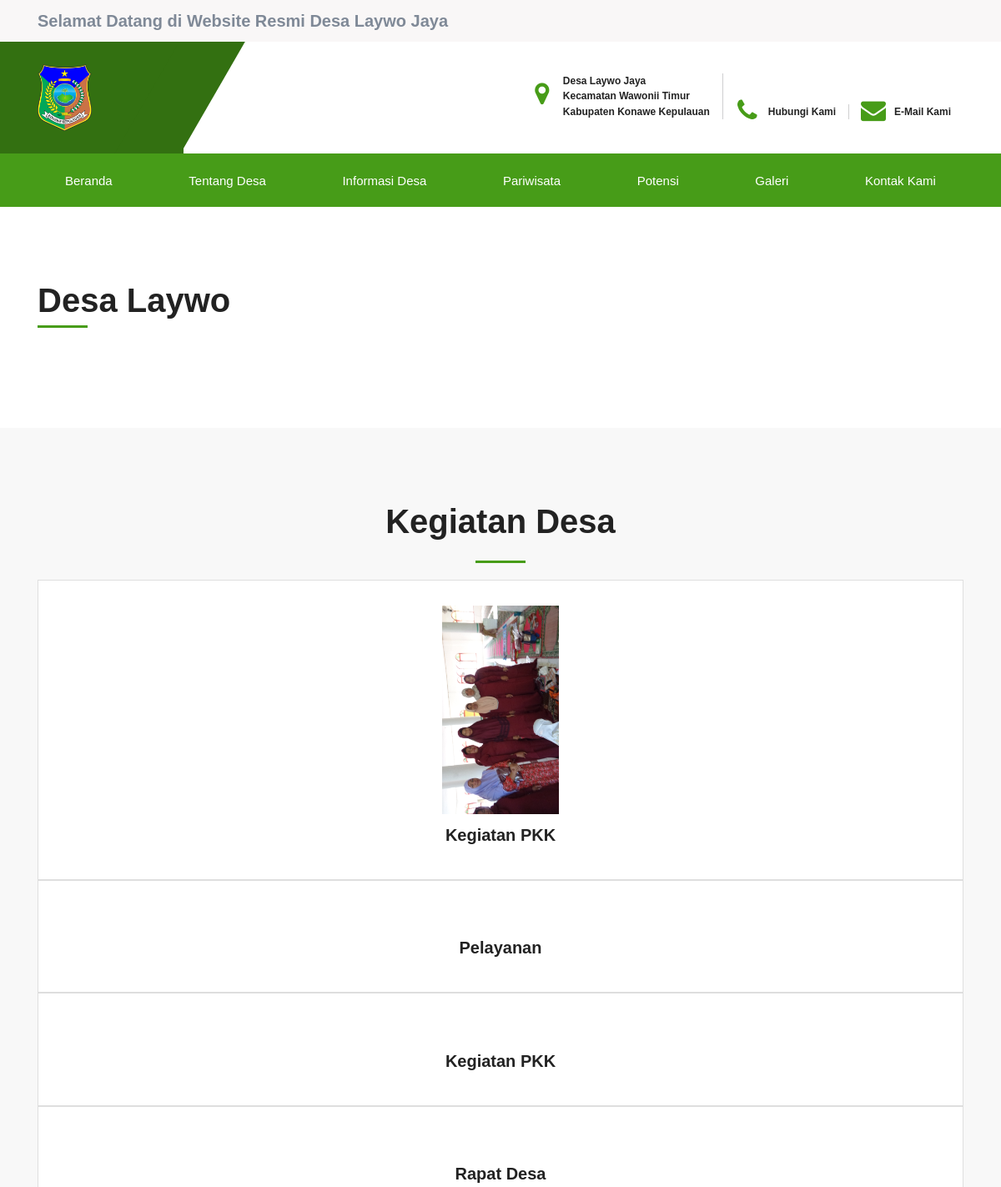
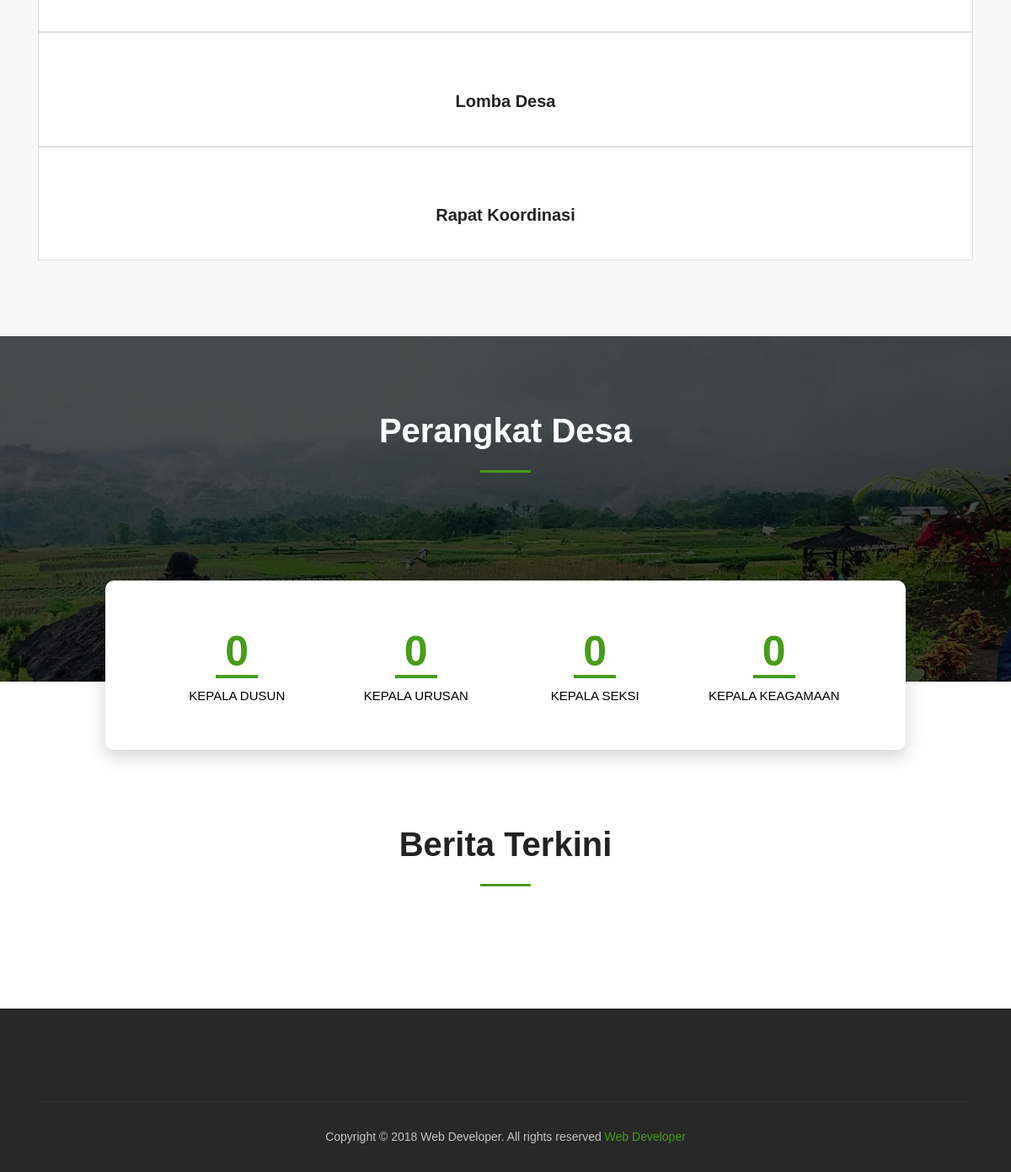
The page / on the database its author committed (2 pictures, top to bottom).
### tables this page shows
CREATE TABLE `table_kegiatan` (
  `image_id` int(11) NOT NULL,
  `image_name` varchar(200) NOT NULL,
  `image_desc` text NOT NULL,
  `image_file` text NOT NULL
);

### application/controllers/Home.php (called while the page is built, shortened)
<?php
class Home extends CI_Controller {
    function __construct() {
        $this->load->model("M_login");
        $this->load->model("M_gambar");
        $this->load->model("M_berita");
        $this->load->model("M_perangkat");
    		$this->load->model("M_foto");
    		$this->load->model("M_foto_kegiatan");
    		$this->load->model("M_video");
        $this->load->model("M_agenda");
		    $this->load->model("M_potensi");
		    $this->load->model("M_pariwisata");
		    $this->load->model("M_visi");
		    $this->load->model("M_sejarah_desa");
		    $this->load->model("M_sejarah_pemerintahan");
		    $this->load->model("M_perangkat");
		    $this->load->model("M_fasilitas");
		    $this->load->model("M_belanja");
		    $this->load->model("M_pendapatan");
        $this->load->model("M_jenis");
        $this->load->model("M_usia");
        $this->load->library("pagination");
    }
    public function index1(){
            $data['gambar']=$this->M_gambar->tampil_data_gambar();
            $data['semua']=$this->M_gambar->tampil_semua_data();
            $data['terkini']=$this->M_gambar->tampil_berita_terkini();
            $this->load->view("frontend/attribute/header.php");
            $this->load->view("frontend/index.php",$data);
            $this->load->view("frontend/attribute/footer.php");
    }
}
?>

### index.php (called while the page is built, shortened)
<?php
require_once BASEPATH.'core/CodeIgniter.php';

### application/models/M_gambar.php (called while the page is built, shortened)
<?php
class M_gambar extends CI_Model{
	public function tampil_semua_data() {
        $query  = $this->db->query("select * from table_kegiatan GROUP BY image_id DESC");
        return $query->result();
    }
}
?>

### application/views/frontend/index.php (the view, shortened to what this page needs)
<section class="padding ptb-xs-40">
	<div class="container">
		<div class="row pb-30">
			<div class="col-md-4 d-flex align-items-center">
				<div class="section_tit">
					<h2>Desa Laywo</h2>
					<span class="b-line l-left sm-l-center"></span>
				</div>
			</div>
			<div class="col-md-8 mt-xs-30 text-center text-md-left">
			</div>
		</div>
	</div>
</section>
<section class="padding ptb-xs-40 gray-bg service_sec">
	<div class="container">
		<div class="row text-center mb-xs-30">
			<div class="col-md-8 offset-md-2 col-lg-6 offset-lg-3">
				<div class="section-title_home">
					<h2>Kegiatan Desa</h2>
					<span class="b-line"></span>
				</div>
			</div>
		</div>
		<div class="row">
			<div class="col-md-12">
				<div class="service_slider_home next_btn_style">
					<?php
				 foreach ($semua as $key1) {
			 	?>
					<div class="service_box">
						<figure>
							<img src="<?php echo base_url()?>assets/foto_kegiatan/<?php echo $key1->image_file;?>" alt="" height="250" />
						</figure>
						<h3><a href="#"><?php echo $key1->image_name;?></a></h3>
					</div>
					<?php
				}
					?>
				</div>
			</div>
		</div>
	</div>
</section>
<section class="padding ptb-xs-40 counter_sec">
	<div class="container">
		<div class="row text-center light-color mb-40 mb-xs-30">
			<div class="col-md-8 offset-md-2 col-lg-6 offset-lg-3">
				<div class="section-title_home">
					<h2>Perangkat Desa</h2>
					<span class="b-line"></span>
				</div>
			</div>
		</div>
	</div>
</section>
<section class="counter_box">
	<div class="container">
		<div class="row">
			<div class="col-lg-10 offset-lg-1">
				<div class="row bg_withe">
					<div class="col-lg-3 col-md-6">
						<div class="single-fact">
							<span class="counter" data-count="3">0</span>
							<p>
							 Kepala Dusun
							</p>
						</div>
					</div>
					<div class="col-lg-3 col-md-6 mt-xs-30">
						<div class="single-fact">
							<span class="counter" data-count="3">0</span>
							<p>
								Kepala Urusan
							</p>
						</div>
					</div>
					<div class="col-lg-3 col-md-6 mt-sm-30 mt-xs-30">
						<div class="single-fact">
							<span class="counter" data-count="3">0</span>
							<p>
								Kepala Seksi
							</p>
						</div>
					</div>
					<div class="col-lg-3 col-md-6 mt-sm-30 mt-xs-30">
						<div class="single-fact">
							<span class="counter" data-count="3">0</span>
							<p>
								Kepala Keagamaan
							</p>
						</div>
					</div>
				</div>
			</div>
		</div>
	</div>
</section>
<section id="work" class="padding ptb-xs-40">
	<div class="container">
		<div class="row text-center mb-40 mb-xs-30">
			<div class="col-md-8 offset-md-2 col-lg-6 offset-lg-3">
				<div class="section-title_home">
					<h2>Berita Terkini</h2>
					<span class="b-line"></span>
				</div>
			</div>
		</div>
	</div>
</section>

### assets/assets/css/index.css (style rules this page uses)
.section-title_home h2 { margin-bottom: 25px; }
.section_tit { width: 100%; }
.service_box { background: #fff; text-align: center; padding: 30px; border: 1px solid #dedede; }
.counter_sec { background: url(../images/bg_87.jpg) no-repeat 0 0; background-size: cover; position: relative; min-height: 410px; }
.counter_sec:before { content: ""; position: absolute; top: 0px; left: 0px; width: 100%; height: 100%; background: rgba(0, 0, 0, 0.70); }
.bg_withe { background: #fff; padding: 50px; text-align: center; border-radius: 10px; box-shadow: 0px 7px 20px 1px rgba(0, 0, 0, 0.17); }
.counter_box .single-fact .counter { color: #ff6b57; position: relative; }
.counter_box .single-fact .counter:before { content: ""; width: 50px; height: 4px; background: #ff6b57; position: absolute; left: 50%; transform: translateX(-50%); bottom: 8px; }
.counter_box .single-fact p { color: #000; }
.counter_box { margin-top: -120px; position: relative; }

### assets/assets/css/theme-color/default.css (style rules this page uses)
nav.navbar.bootsnav, .main_nav ul ul li, .footer_logo ul li a:hover, .points_icon, .cons_man, .tparrows.tp-leftarrow:hover, .tparrows.tp-rightarrow:hover, .feature-box:before, .feature-box:after, .content:before, .content:after, .b-line, .social_team ul li a, .counter_box .single-fact .counter:before, .footer_logo ul li a:hover, .social-link__block a:after { background: #479c18; }
.top-info__block li i, .next_btn_style .owl-controls .owl-nav .owl-prev:hover, .next_btn_style .owl-controls .owl-nav .owl-next:hover, .team_detail span, .counter_box .single-fact .counter, .gallery-heading h4 a, .bg_Testimonial .owl-carousel .owl-controls .owl-nav .owl-prev:hover, .bg_Testimonial .owl-carousel .owl-controls .owl-nav .owl-next:hover, .link_footer ul li a:hover, .footer-latest-news .single-news span, .footer-latest-news .single-news h5 a:hover, .more_btn__block, .bor_top a { color: #479c18; }
.b-line, .btn-text, .dark-bg, .hover-bg:hover, .ui-timeline .tl-item .tl-body .tl-entry .btn-primary, .abt-block__slider .owl-dots .owl-dot, .bullet_round:after, .second_righ:after, .owl-prev, .owl-next, .arrow_theme .owl-prev, .arrow_theme .owl-next, .faq .collape-plus, .panel-title a i, .container-filter li a.active, .container-filter li a:hover, .link-zoom a.same_style, .project-info, .blog-date, .pagination-nav ul li.active a, .pagination-nav ul li:hover a, #related-project .owl-prev:hover, #related-project .owl-next:hover, .sidebar-widget .widget-tag li a:hover, .box-hover:hover .team-block, .page-signin .body-inner:before, .ui-input-group .input-bar:before, .ui-input-group .input-bar:after, a.btn.xplus-btn.pricing.active, .btn.xplus-btn, a.btn.xplus-btn.pricing:hover, .skinonebg, .pricing-btn .get-start, .bg-color3, .bg-color, .ribbon.blue, .btn-default, .bar, .btn-default:hover, .color-switch .owl-controls .owl-page span, .tags li a, .shop .product-overlay div:hover, .nf-carousel-theme-top .owl-controls .owl-nav .owl-prev:hover, .nf-carousel-theme-top .owl-controls .owl-nav .owl-next:hover, .nf-carousel-theme .owl-controls .owl-nav .owl-prev, .nf-carousel-theme .owl-controls .owl-nav .owl-next { background: #479c18; }

### rows shown on the page
table_kegiatan: image_file (picture), image_name "Kegiatan PKK"
table_kegiatan: image_name "Pelayanan"
table_kegiatan: image_name "Kegiatan PKK"
table_kegiatan: image_name "Rapat Desa"
table_kegiatan: image_name "Lomba Desa"
table_kegiatan: image_name "Rapat Koordinasi"

### other values the page prints
getdate()['year'] "2018"
